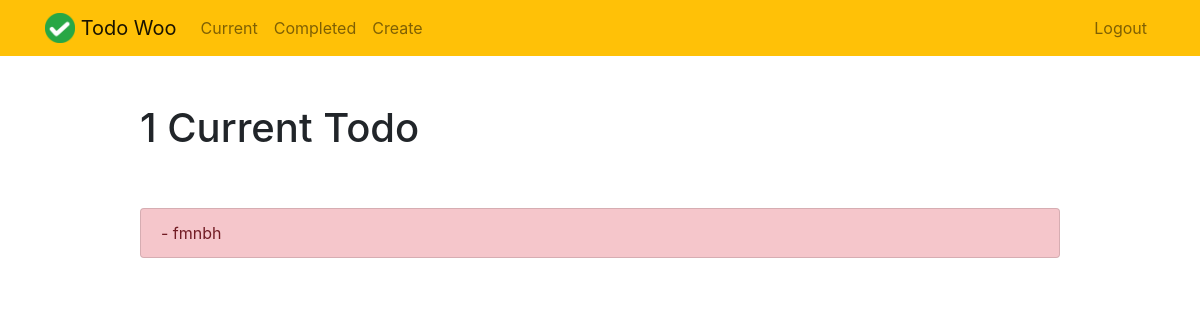
Before: /current/ (signed in) with the older database file.
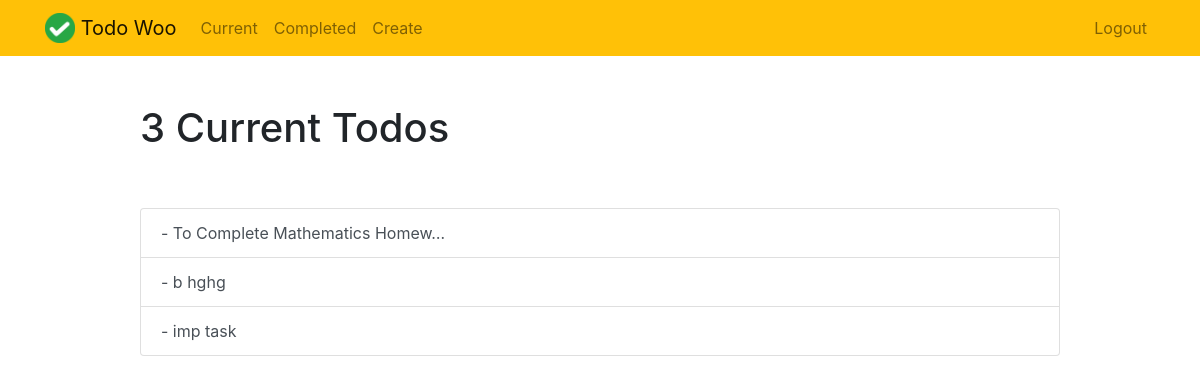
After: the same page with the newer database file.
### todo/models.py (models this page shows, shortened)
class Todo(models.Model):
    title = models.CharField(max_length=100)
    memo = models.TextField(blank=True)
    created = models.DateTimeField(auto_now_add=True)
    datecompleted = models.DateTimeField(null=True, blank=True)
    important = models.BooleanField(default=False)
    user = models.ForeignKey(User, on_delete=models.CASCADE)

### todo/views.py (the view)
# urls.py: path('current/', views.currenttodos, name='currenttodos'),
@login_required
def currenttodos(request):
    todos = Todo.objects.filter(user=request.user, datecompleted__isnull=True)
    return render(request, 'todo/currenttodos.html', {'todos':todos})

### todo/templates/todo/currenttodos.html
{% extends "todo/base.html" %}
{% block content %}
    <div class="row justify-content-center mt-5">
        <div class="col-md-10">
            {% if todos %}
                 <h1>{{ todos.count }} Current Todo{{ todos.count|pluralize }}</h1>
            {% else %}
                           <h1>Current Todos</h1>
            {% endif %}
        </div>
    </div>
    <div class="row justify-content-center mt-5">
        <div class="col-md-10">
        {% if todos %}
            <div class="list-group">
                {% for todo in todos %}
                    <a href="{% url 'viewtodo' todo.id %}" class="list-group-item list-group-item-action{% if todo.important %} list-group-item-danger{% endif %}"><b>{{ todo.title }}</b>{% if todo.memo %} - {{ todo.memo|truncatechars:30 }}{% endif %}</a>
                {% endfor %}
            </div>
        {% else %}
            <div class="text-center">
                <h2>Looks like you don't have any todos! Nice work.</h2>
            <br>
            <a role="button" class="btn btn-primary" href="{% url 'createtodo' %}">New Todo</a>
            </div>
        {% endif %}
        </div>
    </div>
{% endblock %}

### todo/templates/todo/base.html (shortened to what this page needs)
{% load static %}
<!doctype html>
<html lang="en">
<head>
    <link rel="stylesheet" href="https://stackpath.bootstrapcdn.com/bootstrap/4.4.1/css/bootstrap.min.css">
</head>
<body>
<nav class="navbar navbar-expand-md navbar-light bg-warning">
<div class="container">
    <a class="navbar-brand" href="{% url 'home' %}">
         <img src="{% static 'todo/logo.png' %}" width="30" height="30" class="d-inline-block align-top">
        <span>Todo Woo</span>
    </a>
    <div class="collapse navbar-collapse" id="navbarNav">
    {% if user.is_authenticated %}
        <ul class="navbar-nav mr-auto">
                <li class="nav-item {{ current }}">
                    <a class="nav-link" href="{% url 'currenttodos' %}">Current</a>
                </li>
                <li class="nav-item {{ completed }}">
                    <a class="nav-link" href="{% url 'completedtodos' %}">Completed</a>
                </li>
                <li class="nav-item {{ create }}">
                    <a class="nav-link" href="{% url 'createtodo' %}">Create</a>
                </li>
        </ul>
    {% endif %}
    <ul class="navbar-nav ml-auto">
            {% if user.is_authenticated %}
                <li class="nav-item">
                    <a href="#" onclick="$('#signOutBtn').click()" class="nav-link">Logout</a>
                </li>
            {% endif %}
        </ul>
    </div>
</div>
</nav>
<div class="container">
{% block content %}{% endblock %}
</div>
</body>
</html>

Changed rows visible on the page:
changed Todo: important True → False (drawn); memo "fmnbh" → "To Complete Mathematics Homew…"
added Todo: memo "b hghg"
added Todo: memo "imp task"
Other visible differences:
{{ todos.count }}: "1" → "3"
